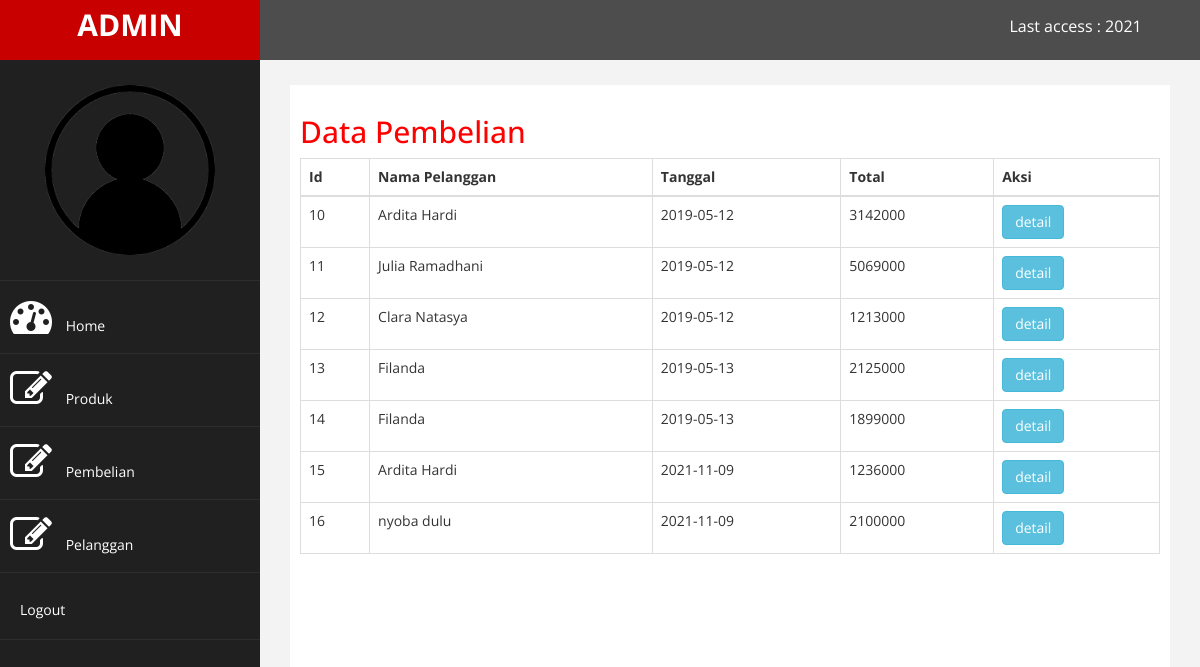
Page /admin/index.php?halaman=pembelian (signed in) on the committed database.
### tables this page shows
CREATE TABLE `pembelian` (
  `id_pembelian` int(11) NOT NULL,
  `id_pelanggan` int(11) NOT NULL,
  `id_ongkir` int(11) NOT NULL,
  `tanggal_pembelian` date NOT NULL,
  `total_pembelian` int(11) NOT NULL,
  `nama_kota` varchar(100) NOT NULL,
  `tarif` int(11) NOT NULL,
  `alamat_pengiriman` text NOT NULL
);

CREATE TABLE `pelanggan` (
  `id_pelanggan` int(11) NOT NULL,
  `email_pelanggan` varchar(100) NOT NULL,
  `password_pelanggan` varchar(50) NOT NULL,
  `nama_pelanggan` varchar(100) NOT NULL,
  `telepon_pelanggan` varchar(25) NOT NULL
);

### admin/pembelian.php (the view)
<h2>Data Pembelian</h2>
<table class="table table-bordered">
	<thead>
		<tr>
            <th>Id</th>
			<th>Nama Pelanggan</th>
			<th>Tanggal</th>
			<th>Total</th>
			<th>Aksi</th>
		</tr>
	</thead>
	<tbody>
		<?php $ambil=$koneksi->query("SELECT * FROM pembelian JOIN pelanggan ON pembelian.id_pelanggan=pelanggan.id_pelanggan"); ?>
		<?php  while($pecah = $ambil->fetch_assoc()){ ?>
		<tr>
            <td><?php echo $pecah['id_pembelian']; ?></td>
			<td><?php echo $pecah['nama_pelanggan']; ?></td>
			<td><?php echo $pecah['tanggal_pembelian']; ?></td>
			<td><?php echo $pecah['total_pembelian']; ?></td>
			<td>
            <a href="index.php?halaman=detail&id=<?php echo $pecah['id_pembelian']; ?>"class="btn btn-info">detail</a>
			</td>
		</tr>
		<?php } ?>
	</tbody>
</table>

### admin/assets/css/custom.css (style rules this page uses)
body { font-family: 'Open Sans', sans-serif; }
h2 { color: #f00; }

### rows in the picture
pembelian: id_pembelian "10", id_pelanggan.nama_pelanggan "Ardita Hardi", tanggal_pembelian "2019-05-12", total_pembelian "3142000"
pembelian: id_pembelian "11", id_pelanggan.nama_pelanggan "Julia Ramadhani", tanggal_pembelian "2019-05-12", total_pembelian "5069000"
pembelian: id_pembelian "12", id_pelanggan.nama_pelanggan "Clara Natasya", tanggal_pembelian "2019-05-12", total_pembelian "1213000"
pembelian: id_pembelian "13", id_pelanggan.nama_pelanggan "Filanda", tanggal_pembelian "2019-05-13", total_pembelian "2125000"
pembelian: id_pembelian "14", id_pelanggan.nama_pelanggan "Filanda", tanggal_pembelian "2019-05-13", total_pembelian "1899000"
pembelian: id_pembelian "15", id_pelanggan.nama_pelanggan "Ardita Hardi", tanggal_pembelian "2021-11-09", total_pembelian "1236000"
pembelian: id_pembelian "16", id_pelanggan.nama_pelanggan "nyoba dulu", tanggal_pembelian "2021-11-09", total_pembelian "2100000"
